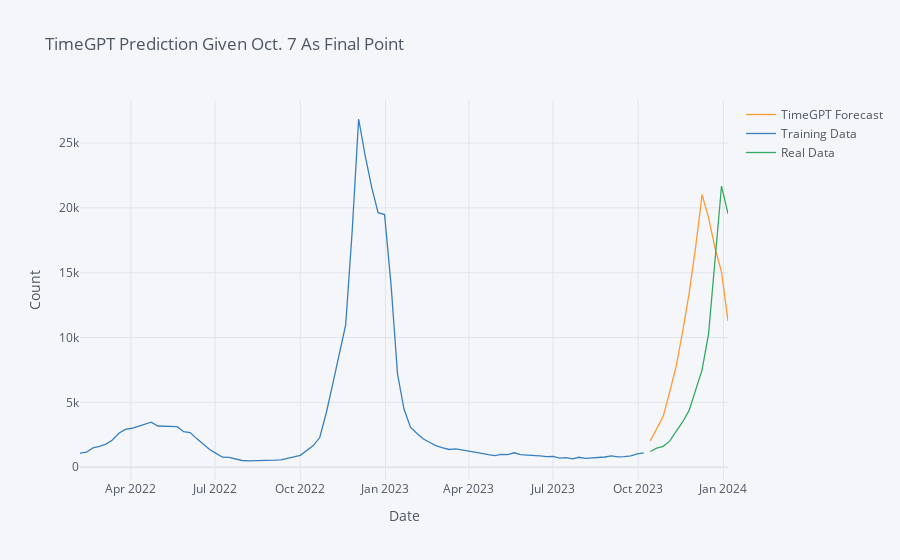

This figure's notebook cell:
### Code cell
oct7plottingdf.iplot(xTitle = "Date", yTitle = "Count", title = "TimeGPT Prediction Given Oct. 7 As Final Point")
